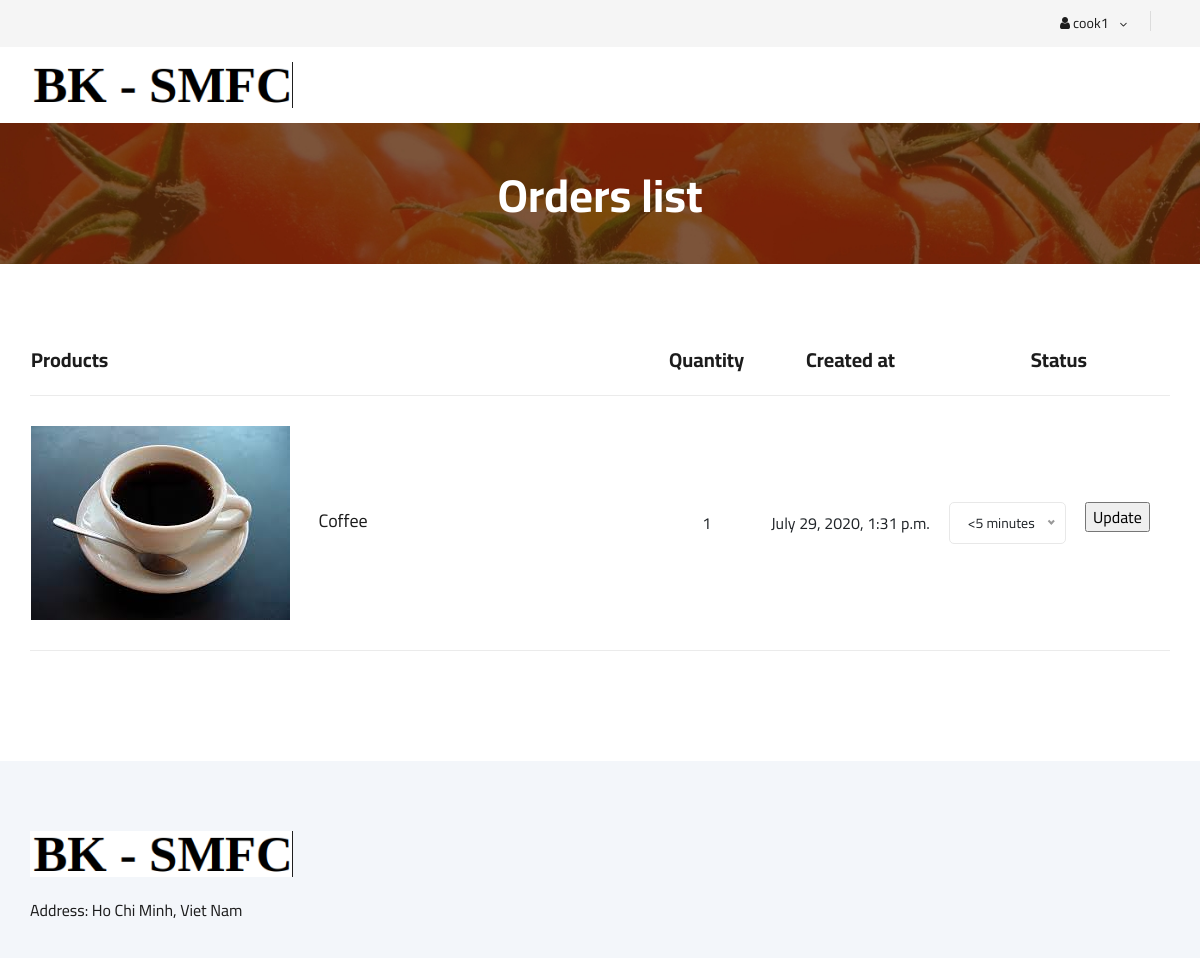
The page /cook/view-orders-list/ (signed in) on the database its author committed.
### model/models/user.py (models this page shows)
class User(AbstractUser):
    type_account = models.CharField(max_length=50)

### model/models/order.py (models this page shows, shortened)
class OrderItem(models.Model):
    order = models.ForeignKey(Order, on_delete=models.CASCADE)
    food = models.ForeignKey(Food, on_delete=models.CASCADE)
    quantity = models.IntegerField(default=0)
    created = models.DateTimeField()
    status = models.CharField(max_length=50, default='pending')
    class Meta:
        verbose_name = 'OrderItems'
        verbose_name_plural = 'OrderItems'

### model/models/food.py (models this page shows, shortened)
class Food(models.Model):
    category = models.ForeignKey(Category, on_delete=models.CASCADE, blank=True)
    name = models.CharField(max_length=100)
    vendor = models.ForeignKey(Vendor, on_delete=models.CASCADE)
    description = models.TextField(blank=True, max_length=256)
    price = models.FloatField(default=0)
    image = models.ImageField(upload_to='food_images/%Y/%m/%d', blank=True)
    class Meta:
        verbose_name = 'Foods'
        verbose_name_plural = 'Foods'

### cook/views.py (the view)
# urls.py: path('view-orders-list/', ViewOrdersList ,name='view-orders-list'),
def ViewOrdersList(request):
    context = {
        'orders_list' : CookServices.GetOrdersList(request.user.cook),
    }
    return render(request, 'cook/view-orders-list.html', context)

### cook/cook.py (called while the page is built)
    @staticmethod
    def GetOrdersList(cook):
        orders_list = []
        for item in OrderItem.objects.all():
            if item.food.vendor == cook.work_for:
                orders_list.append(item)
        if not orders_list:
            return None
        else:
            return orders_list

### templates/cook/view-orders-list.html (shortened to what this page needs)
{% extends 'cook/base.html' %}
{% block BreadcrumbTitle%}
    <h2>Orders list</h2>
{% endblock %}
{% block content %}
    <section class="shoping-cart spad">
        <div class="container">
            <div class="row">
                <div class="col-lg-12">
                    <div class="shoping__cart__table">
                        <table>
                            {% if orders_list %}
                            <thead>
                                <tr>
                                    <th class="shoping__product">Products</th>
                                    <th>Quantity</th>
                                    <th>Created at</th>
                                    <th>Status</th>
                                </tr>
                            </thead>
                            <tbody>
                                {% for item in orders_list %}
                                    <tr>
                                        <td class="shoping__cart__item">
                                            <img src="{{item.food.image.url}}" alt="">
                                            <h5>{{item.food.name}}</h5>
                                        </td>
                                        <td>
                                            {{item.quantity}}
                                        </td>
                                        <td>
                                            {{item.created}}
                                        </td>
                                        <td>
                                            <form action="{% url 'cook:change-order-status' item.id %}" method="post">
                                                <input type="submit" value="Update">
                                            </form>
                                        </td>
                                    </tr>
                                {% endfor %}
                            </tbody>
                            {% endif %}
                        </table>
                    </div>
                </div>
            </div>
        </div>
    </section>
{% endblock %}

### templates/cook/base.html (shortened to what this page needs)
{% load static %}
<!DOCTYPE html>
<html lang="zxx">
<head>
    <link rel="stylesheet" href="{% static 'order/css/bootstrap.min.css' %}" type="text/css">
    <link rel="stylesheet" href="{% static 'order/css/font-awesome.min.css' %}" type="text/css">
    <link rel="stylesheet" href="{% static 'order/css/elegant-icons.css' %}" type="text/css">
    <link rel="stylesheet" href="{% static 'order/css/nice-select.css' %}" type="text/css">
    <link rel="stylesheet" href="{% static 'order/css/jquery-ui.min.css' %}" type="text/css">
    <link rel="stylesheet" href="{% static 'order/css/owl.carousel.min.css' %}" type="text/css">
    <link rel="stylesheet" href="{% static 'order/css/slicknav.min.css' %}" type="text/css">
    <link rel="stylesheet" href="{% static 'order/css/style.css' %}" type="text/css">
</head>
<body>
    <header class="header">
        <div class="header__top">
            <div class="container">
                <div class="row">
                    <div class="col-lg-6">
                        <div class="header__top__left">
                        </div>
                    </div>
                    <div class="col-lg-6">
                        <div class="header__top__right">
                            {% if request.user.is_authenticated %}
                                <div class="header__top__right__language">
                                    <div> <i class="fa fa-user"></i> {{request.user.username}} </div>
                                    <span class="arrow_carrot-down"></span>
                                </div>
                            {% else %}
                                <div class="header__top__right__auth">
                                    <a href="{% url 'authenticate:get_login' %}"><i class="fa fa-user"></i> Login</a>
                                </div>
                            {% endif %}
                        </div>
                    </div>
                </div>
            </div>
        </div>
        <div class="container">
            <div class="row">
                <div class="col-lg-3">
                    <div class="header__logo">
                        <a href="{% url 'cook:view-orders-list' %}"> <img src="{% static 'order/img/logo1.png' %}" alt=""> </a>
                    </div>
                </div>
                <div class="col-lg-6">
                    <nav class="header__menu">
                    </nav>
                </div>
            </div>
        </div>
    </header>
    <section class="breadcrumb-section set-bg" data-setbg="{% static 'order/img/breadcrumb.jpg' %}">
        <div class="container">
            <div class="row">
                <div class="col-lg-12 text-center">
                    <div class="breadcrumb__text">
                        {% block BreadcrumbTitle%}{% endblock %}
                    </div>
                </div>
            </div>
        </div>
    </section>
    {% block content %}
    {% endblock %}
    <footer class="footer spad">
        <div class="container">
            <div class="row">
                <div class="col-lg-3 col-md-6 col-sm-6">
                    <div class="footer__about">
                        <div class="footer__about__logo">
                            <a href="{% url 'cook:view-orders-list' %}"><img src="{% static 'order/img/logo1.png' %}" alt=""></a>
                        </div>
                        <ul>
                            <li>Address: Ho Chi Minh, Viet Nam</li>
                        </ul>
                    </div>
                </div>
            </div>
        </div>
    </footer>
</body>
</html>

### static/order/css/style.css (style rules this page uses)
html, body { height: 100%; font-family: "Cairo", sans-serif; -webkit-font-smoothing: antialiased; font-smoothing: antialiased; }
h1, h2, h3, h4, h5, h6 { margin: 0; color: #111111; font-weight: 400; font-family: "Cairo", sans-serif; }
h2 { font-size: 36px; }
h5 { font-size: 18px; }
img { max-width: 100%; }
ul, ol { padding: 0; margin: 0; }
.set-bg { background-repeat: no-repeat; background-size: cover; background-position: top center; }
.spad { padding-top: 100px; padding-bottom: 100px; }
.header__top { background: #f5f5f5; }
.header__top__left { padding: 10px 0 13px; }
.header__top__right { text-align: right; padding: 10px 0 13px; }
.header__top__right__language { position: relative; display: inline-block; margin-right: 40px; cursor: pointer; }
.header__top__right__language:after { position: absolute; right: -21px; top: 1px; height: 20px; width: 1px; background: #000000; opacity: 0.1; content: ""; }
.header__top__right__language div { font-size: 14px; color: #1c1c1c; display: inline-block; margin-right: 4px; }
.header__top__right__language span { font-size: 14px; color: #1c1c1c; position: relative; top: 2px; }
.header__logo { padding: 15px 0; }
.header__logo a { display: inline-block; }
.header__menu { padding: 24px 0; }
.breadcrumb-section { display: flex; align-items: center; padding: 45px 0 40px; }
.breadcrumb__text h2 { font-size: 46px; color: #ffffff; font-weight: 700; }
.shoping-cart { padding-top: 80px; padding-bottom: 80px; }
.shoping__cart__table { margin-bottom: 30px; }
.shoping__cart__table table { width: 100%; text-align: center; }
.shoping__cart__table table thead tr { border-bottom: 1px solid #ebebeb; }
.shoping__cart__table table thead th { font-size: 20px; font-weight: 700; color: #1c1c1c; padding-bottom: 20px; }
.shoping__cart__table table thead th.shoping__product { text-align: left; }
.shoping__cart__table table tbody tr td { padding-top: 30px; padding-bottom: 30px; border-bottom: 1px solid #ebebeb; }
.shoping__cart__table table tbody tr td.shoping__cart__item { width: 630px; text-align: left; }
.shoping__cart__table table tbody tr td.shoping__cart__item img { display: inline-block; margin-right: 25px; }
.shoping__cart__table table tbody tr td.shoping__cart__item h5 { color: #1c1c1c; display: inline-block; }
.footer { background: #F3F6FA; padding-top: 70px; padding-bottom: 0; }
.footer__about { margin-bottom: 30px; }
.footer__about ul li { font-size: 16px; color: #1c1c1c; line-height: 36px; list-style: none; }
.footer__about__logo { margin-bottom: 15px; }
.footer__about__logo a { display: inline-block; }
@media only screen and (min-width: 1200px) { .container { max-width: 1170px; } }

### rows shown on the page
User: user.username "cook1"
OrderItem: food.image (picture), food.name "Coffee", quantity "1", created "July 29, 2020, 1:31 p.m."
